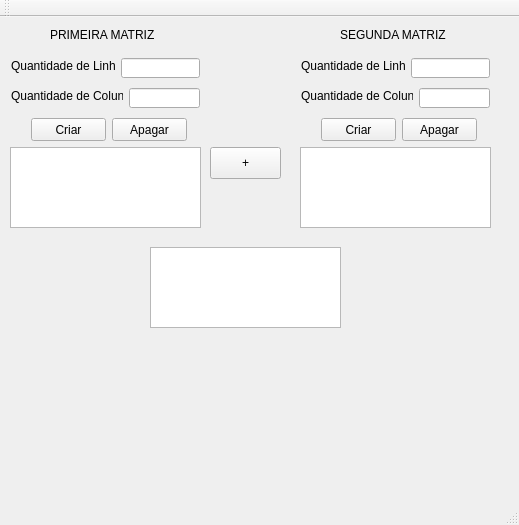
<?xml version="1.0" encoding="UTF-8"?>
<ui version="4.0">
 <class>MainWindow</class>
 <widget class="QMainWindow" name="MainWindow">
  <property name="geometry">
   <rect>
    <x>0</x>
    <y>0</y>
    <width>519</width>
    <height>525</height>
   </rect>
  </property>
  <property name="windowTitle">
   <string>MainWindow</string>
  </property>
  <widget class="QWidget" name="centralWidget">
   <widget class="QLabel" name="label">
    <property name="geometry">
     <rect>
      <x>50</x>
      <y>10</y>
      <width>121</width>
      <height>16</height>
     </rect>
    </property>
    <property name="text">
     <string>PRIMEIRA MATRIZ</string>
    </property>
   </widget>
   <widget class="QTextEdit" name="textEditSaidaMatA">
    <property name="geometry">
     <rect>
      <x>10</x>
      <y>130</y>
      <width>191</width>
      <height>81</height>
     </rect>
    </property>
   </widget>
   <widget class="QTextEdit" name="textEditSaidaMatB">
    <property name="geometry">
     <rect>
      <x>300</x>
      <y>130</y>
      <width>191</width>
      <height>81</height>
     </rect>
    </property>
   </widget>
   <widget class="QLabel" name="label_5">
    <property name="geometry">
     <rect>
      <x>340</x>
      <y>10</y>
      <width>121</width>
      <height>16</height>
     </rect>
    </property>
    <property name="text">
     <string>SEGUNDA MATRIZ</string>
    </property>
   </widget>
   <widget class="QPushButton" name="pushButton">
    <property name="geometry">
     <rect>
      <x>210</x>
      <y>130</y>
      <width>71</width>
      <height>32</height>
     </rect>
    </property>
    <property name="text">
     <string>+</string>
    </property>
   </widget>
   <widget class="QTextEdit" name="textEditSaidaResultado">
    <property name="geometry">
     <rect>
      <x>150</x>
      <y>230</y>
      <width>191</width>
      <height>81</height>
     </rect>
    </property>
   </widget>
   <widget class="QPushButton" name="pushButtonApagarMatA">
    <property name="geometry">
     <rect>
      <x>112</x>
      <y>101</y>
      <width>75</width>
      <height>23</height>
     </rect>
    </property>
    <property name="text">
     <string>Apagar</string>
    </property>
   </widget>
   <widget class="QPushButton" name="pushButtonCriarMatA">
    <property name="geometry">
     <rect>
      <x>31</x>
      <y>101</y>
      <width>75</width>
      <height>23</height>
     </rect>
    </property>
    <property name="text">
     <string>Criar</string>
    </property>
   </widget>
   <widget class="QLineEdit" name="lineEditQuantidadeColunasMatA">
    <property name="geometry">
     <rect>
      <x>129</x>
      <y>71</y>
      <width>71</width>
      <height>20</height>
     </rect>
    </property>
   </widget>
   <widget class="QLabel" name="label_3">
    <property name="geometry">
     <rect>
      <x>11</x>
      <y>71</y>
      <width>112</width>
      <height>16</height>
     </rect>
    </property>
    <property name="text">
     <string>Quantidade de Colunas</string>
    </property>
   </widget>
   <widget class="QLabel" name="label_2">
    <property name="geometry">
     <rect>
      <x>11</x>
      <y>41</y>
      <width>104</width>
      <height>16</height>
     </rect>
    </property>
    <property name="text">
     <string>Quantidade de Linhas</string>
    </property>
   </widget>
   <widget class="QLineEdit" name="lineEditQuantidadeLinhasMatA">
    <property name="geometry">
     <rect>
      <x>121</x>
      <y>41</y>
      <width>79</width>
      <height>20</height>
     </rect>
    </property>
   </widget>
   <widget class="QLineEdit" name="lineEditQuantidadeLinhasMatB">
    <property name="geometry">
     <rect>
      <x>411</x>
      <y>41</y>
      <width>79</width>
      <height>20</height>
     </rect>
    </property>
   </widget>
   <widget class="QLabel" name="label_6">
    <property name="geometry">
     <rect>
      <x>301</x>
      <y>41</y>
      <width>104</width>
      <height>16</height>
     </rect>
    </property>
    <property name="text">
     <string>Quantidade de Linhas</string>
    </property>
   </widget>
   <widget class="QPushButton" name="pushButtonCriarMatB">
    <property name="geometry">
     <rect>
      <x>321</x>
      <y>101</y>
      <width>75</width>
      <height>23</height>
     </rect>
    </property>
    <property name="text">
     <string>Criar</string>
    </property>
   </widget>
   <widget class="QPushButton" name="pushButtonApagarMatB">
    <property name="geometry">
     <rect>
      <x>402</x>
      <y>101</y>
      <width>75</width>
      <height>23</height>
     </rect>
    </property>
    <property name="text">
     <string>Apagar</string>
    </property>
   </widget>
   <widget class="QLineEdit" name="lineEditQuantidadeColunasMatB">
    <property name="geometry">
     <rect>
      <x>419</x>
      <y>71</y>
      <width>71</width>
      <height>20</height>
     </rect>
    </property>
   </widget>
   <widget class="QLabel" name="label_4">
    <property name="geometry">
     <rect>
      <x>301</x>
      <y>71</y>
      <width>112</width>
      <height>16</height>
     </rect>
    </property>
    <property name="text">
     <string>Quantidade de Colunas</string>
    </property>
   </widget>
   <zorder>layoutWidget</zorder>
   <zorder>layoutWidget</zorder>
   <zorder>layoutWidget</zorder>
   <zorder>label</zorder>
   <zorder>textEditSaidaMatA</zorder>
   <zorder>layoutWidget</zorder>
   <zorder>textEditSaidaMatB</zorder>
   <zorder>label_5</zorder>
   <zorder>layoutWidget_2</zorder>
   <zorder>layoutWidget_3</zorder>
   <zorder>pushButton</zorder>
   <zorder>textEditSaidaResultado</zorder>
  </widget>
  <widget class="QMenuBar" name="menuBar">
   <property name="geometry">
    <rect>
     <x>0</x>
     <y>0</y>
     <width>519</width>
     <height>21</height>
    </rect>
   </property>
  </widget>
  <widget class="QToolBar" name="mainToolBar">
   <attribute name="toolBarArea">
    <enum>TopToolBarArea</enum>
   </attribute>
   <attribute name="toolBarBreak">
    <bool>false</bool>
   </attribute>
  </widget>
  <widget class="QStatusBar" name="statusBar"/>
 </widget>
 <layoutdefault spacing="6" margin="11"/>
 <resources/>
 <connections/>
</ui>
